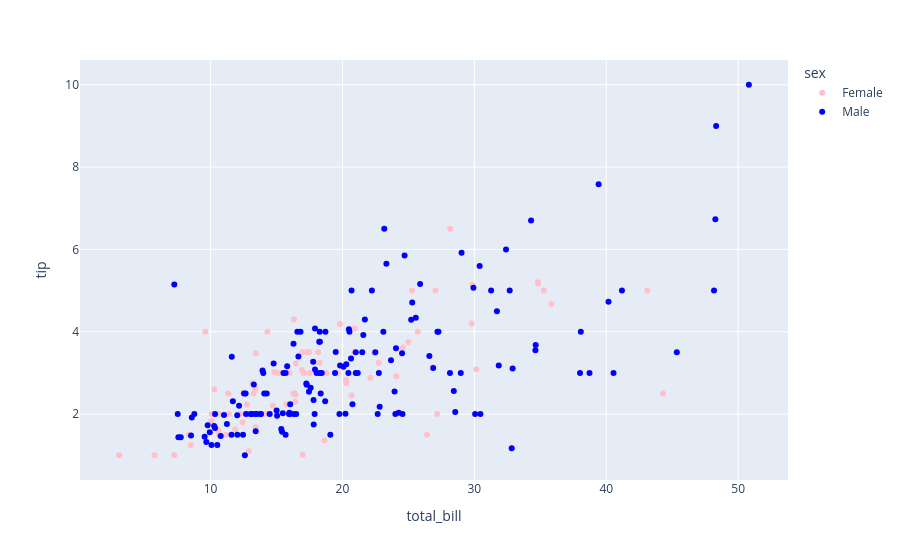

Write notebook code for a chart like this one.
### Code cell
color_map = {
    "Male": "blue",
    "Female": "pink"
}

fig = px.scatter(
    df,
    x="total_bill",
    y="tip",
    color="sex",
    color_discrete_map=color_map
)

fig.show()

### Figure 1 — Plotly figure (JSON) as saved in the notebook; plotly's stock layout.template omitted (floating-point values rounded to 4 significant figures; data arrays with more than 128 entries replaced by an {"elided": "..."} marker saying what was removed)
{"data": [{"hovertemplate": "sex=Female<br>total_bill=%{x}<br>tip=%{y}<extra></extra>", "legendgroup": "Female", "marker": {"color": "pink", "symbol": "circle"}, "mode": "markers", "name": "Female", "orientation": "v", "showlegend": true, "type": "scatter", "x": [16.99, 24.59, 35.26, 14.83, 10.33, 16.97, 20.29, 15.77, 19.65, 15.06, 20.69, 16.93, 10.29, 34.81, 26.41, 16.45, 3.07, 17.07, 26.86, 25.28, 14.73, 10.07, 34.83, 5.75, 16.32, 22.75, 11.35, 15.38, 44.3, 22.42, 20.92, 14.31, 7.25, 25.71, 17.31, 10.65, 12.43, 24.08, 13.42, 12.48, 29.8, 14.52, 11.38, 20.27, 11.17, 12.26, 18.26, 8.51, 10.33, 14.15, 13.16, 17.47, 27.05, 16.43, 8.35, 18.64, 11.87, 29.85, 25.0, 13.39, 16.21, 17.51, 10.59, 10.63, 9.6, 20.9, 18.15, 19.81, 43.11, 13.0, 12.74, 13.0, 16.4, 16.47, 12.76, 13.27, 28.17, 12.9, 30.14, 13.42, 15.98, 16.27, 10.09, 22.12, 35.83, 27.18, 18.78], "xaxis": "x", "y": [1.01, 3.61, 5.0, 3.02, 1.67, 3.5, 2.75, 2.23, 3.0, 3.0, 2.45, 3.07, 2.6, 5.2, 1.5, 2.47, 1.0, 3.0, 3.14, 5.0, 2.2, 1.83, 5.17, 1.0, 4.3, 3.25, 2.5, 3.0, 2.5, 3.48, 4.08, 4.0, 1.0, 4.0, 3.5, 1.5, 1.8, 2.92, 1.68, 2.52, 4.2, 2.0, 2.0, 2.83, 1.5, 2.0, 3.25, 1.25, 2.0, 2.0, 2.75, 3.5, 5.0, 2.3, 1.5, 1.36, 1.63, 5.14, 3.75, 2.61, 2.0, 3.0, 1.61, 2.0, 4.0, 3.5, 3.5, 4.19, 5.0, 2.0, 2.01, 2.0, 2.5, 3.23, 2.23, 2.5, 6.5, 1.1, 3.09, 3.48, 3.0, 2.5, 2.0, 2.88, 4.67, 2.0, 3.0], "yaxis": "y"}, {"hovertemplate": "sex=Male<br>total_bill=%{x}<br>tip=%{y}<extra></extra>", "legendgroup": "Male", "marker": {"color": "blue", "symbol": "circle"}, "mode": "markers", "name": "Male", "orientation": "v", "showlegend": true, "type": "scatter", "x": {"elided": "157 float values"}, "xaxis": "x", "y": {"elided": "157 float values"}, "yaxis": "y"}], "layout": {"legend": {"title": {"text": "sex"}, "tracegroupgap": 0}, "margin": {"t": 60}, "xaxis": {"anchor": "y", "domain": [0, 1], "title": {"text": "total_bill"}}, "yaxis": {"anchor": "x", "domain": [0, 1], "title": {"text": "tip"}}}}
